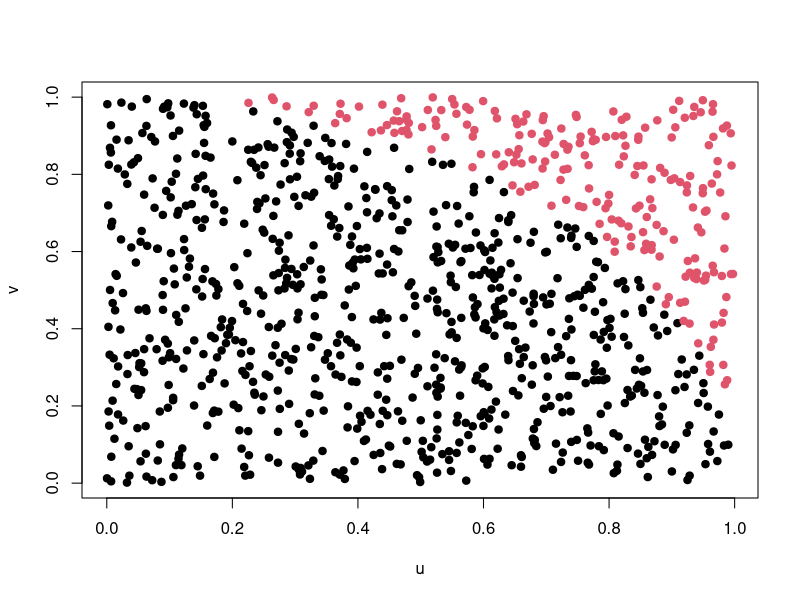
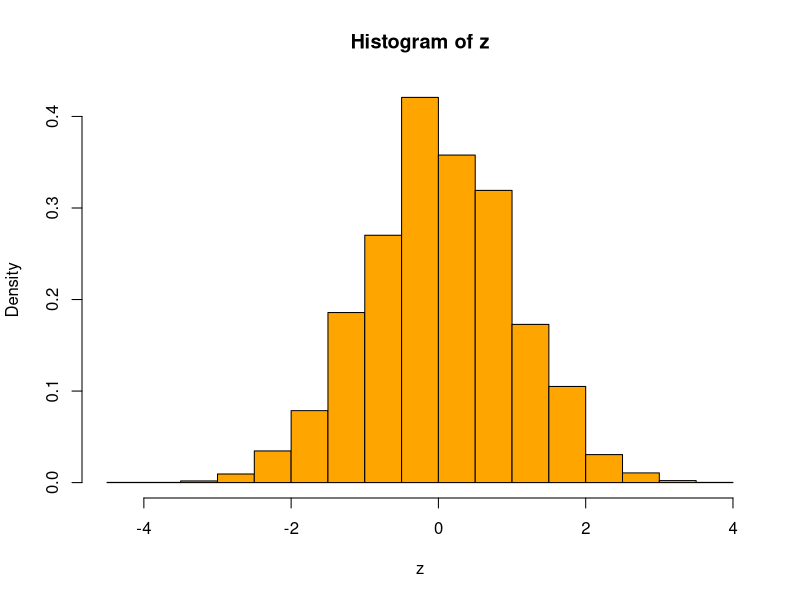

The R script that drew these images, in order:
## ---- chunk 1
n <- 1000
u <- runif(n)
v <- runif(n)
plot(u, v, col = 1 +  (u^2 + v^2 > 1), pch = 19)
## ---- chunk 2
n <- 100000 #n'est pas la valeur demandée
u <- runif(n)
v <- runif(n)
4*mean(u^2 + v^2 < 1)
## ---- chunk 3
rzn <- function(m=1,n=1000){
  zn <- NULL
  for (i in 1:m){
    u <- runif(n)
    v <- runif(n)
    zn <- c(zn, 4*mean(u^2 + v^2 < 1) )
  }
  return(zn)
}
z  <- sqrt(1000)*(rzn(10000) - pi)/sqrt(pi*(4-pi))
hist(z, prob = TRUE, col = "orange")
## ---- chunk 4
phi <- function(u){ sqrt((1-u)*u^3)}
# Algorithme 1
n <- 1000000
mean(y <- phi(runif(n)))
pi/16
var(y)

# Algorithme 2
n <- 1000000
f <- function(v){dbeta(v,2,2)}
u <- rbeta(n, 2, 2)
mean(z <- phi(u)/f(u))
pi/16
var(z)
